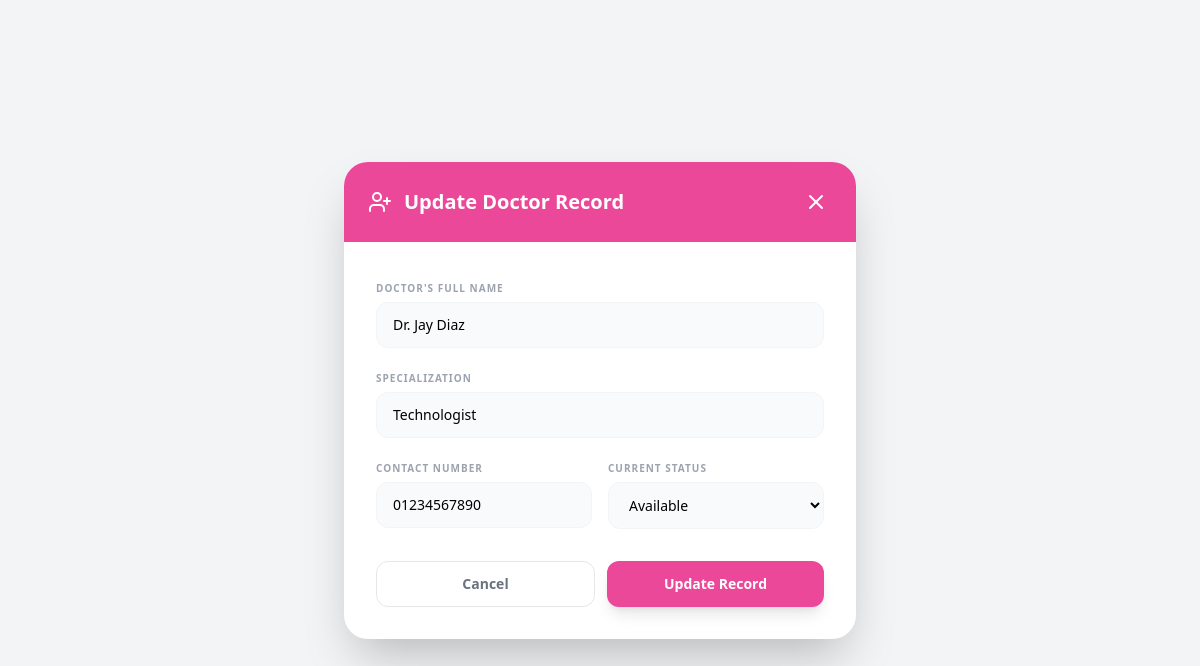
/doctors_edit.php?id=3 (signed in), run on the app's committed database.
### tables this page shows
CREATE TABLE `doctors` (
  `id` int(11) NOT NULL,
  `name` varchar(100) NOT NULL,
  `specialization` varchar(100) DEFAULT NULL,
  `contact` varchar(20) DEFAULT NULL,
  `status` enum('available','unavailable') DEFAULT 'available',
  `created_at` timestamp NOT NULL DEFAULT current_timestamp()
);

### doctors_edit.php (the view, shortened to what this page needs)
<?php
include("conn.php");
if (isset($_GET['id'])) {
    $id  = (int) $_GET['id'];
    $res = mysqli_query($conn, "SELECT * FROM doctors WHERE id = $id");
    $data = mysqli_fetch_assoc($res);
}
?>
<!DOCTYPE html>
<html lang="en">
<head>
    <script src="https://cdn.tailwindcss.com"></script>
</head>
<body class="bg-gray-100 flex items-center justify-center min-h-screen p-4">
    <div class="bg-white w-full max-w-lg rounded-3xl shadow-2xl overflow-hidden">
        <div class="bg-pink-500 p-6 text-white flex justify-between items-center">
            <div class="flex items-center gap-3">
                <i data-lucide="user-plus" class="w-6 h-6"></i>
                <h3 class="text-xl font-bold">Update Doctor Record</h3>
            </div>
            <a href="doctors_dashB.php" class="hover:bg-pink-600 p-1 rounded-full transition-colors">
                <i data-lucide="x" class="w-6 h-6"></i>
            </a>
        </div>
        <form method="POST" class="p-8">
            <div class="grid grid-cols-2 gap-4">
                <div class="col-span-2 space-y-1">
                    <label class="text-[10px] font-black uppercase text-gray-400 tracking-widest">Doctor's Full Name</label>
                    <input type="text" name="name" value="<?= htmlspecialchars($data['name']); ?>" required
                        class="w-full px-4 py-3 bg-gray-50 border border-gray-100 rounded-xl focus:ring-2 focus:ring-pink-300 outline-none transition-all text-sm">
                </div>
                <div class="col-span-2 space-y-1">
                    <label class="text-[10px] font-black uppercase text-gray-400 tracking-widest">Specialization</label>
                    <input type="text" name="specialization" value="<?= htmlspecialchars($data['specialization']); ?>" required
                        class="w-full px-4 py-3 bg-gray-50 border border-gray-100 rounded-xl focus:ring-2 focus:ring-pink-300 outline-none transition-all text-sm">
                </div>
                <div class="space-y-1">
                    <label class="text-[10px] font-black uppercase text-gray-400 tracking-widest">Contact Number</label>
                    <input type="text" name="contact" value="<?= htmlspecialchars($data['contact']); ?>" required
                        class="w-full px-4 py-3 bg-gray-50 border border-gray-100 rounded-xl focus:ring-2 focus:ring-pink-300 outline-none transition-all text-sm">
                </div>
                <div class="space-y-1">
                    <label class="text-[10px] font-black uppercase text-gray-400 tracking-widest">Current Status</label>
                    <select name="status" required
                        class="w-full px-4 py-3 bg-gray-50 border border-gray-100 rounded-xl focus:ring-2 focus:ring-pink-300 outline-none transition-all text-sm">
                        <option value="available"   <?= $data['status'] === 'available'   ? 'selected' : ''; ?>>Available</option>
                    </select>
                </div>
            </div>
            <div class="mt-8 flex gap-3">
                <a href="doctors_dashB.php" class="flex-1 px-6 py-3 border border-gray-200 text-center text-gray-500 rounded-xl font-bold text-sm hover:bg-gray-50 transition-all">Cancel</a>
                <button type="submit" name="update_doctor" class="flex-1 px-6 py-3 bg-pink-500 text-white rounded-xl font-bold text-sm shadow-lg hover:bg-pink-600 active:scale-95 transition-all">Update Record</button>
            </div>
        </form>
    </div>
</body>
</html>

### data on the page
doctors: name "Dr. Jay Diaz", specialization "Technologist", contact "01234567890", status "Available"
